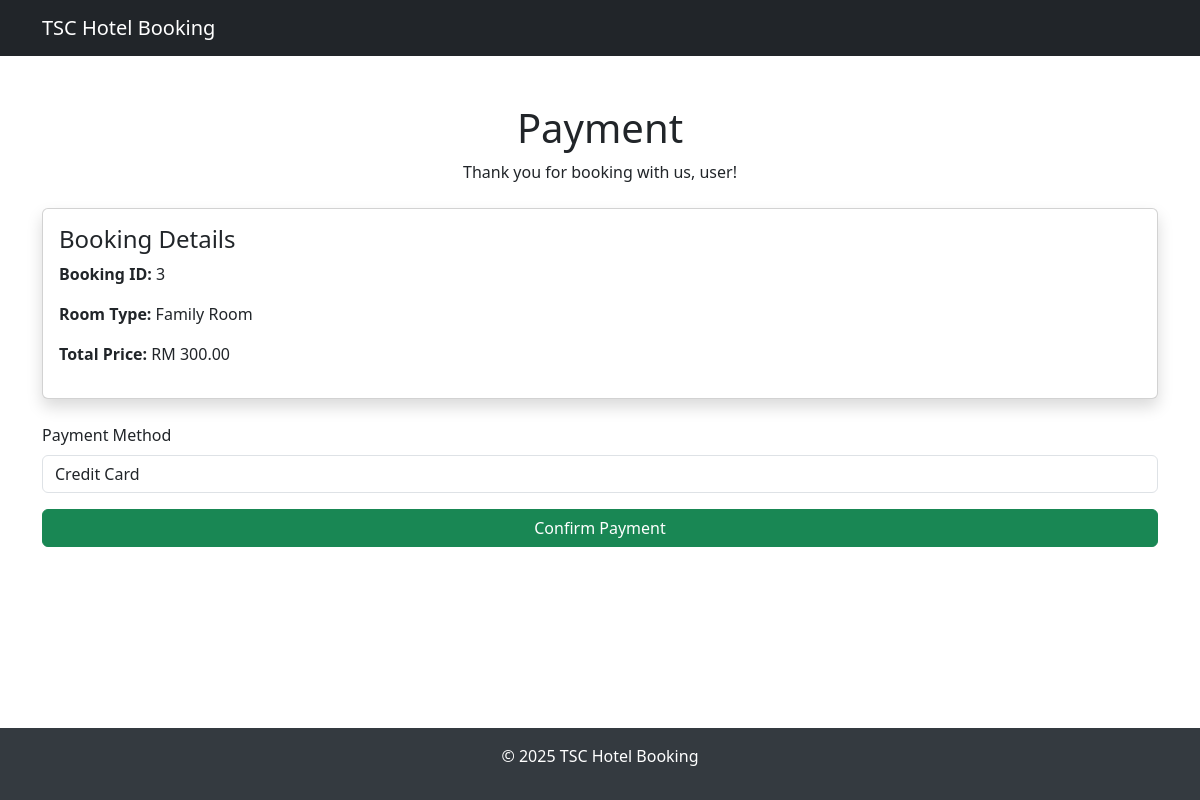
The page /payment.php?booking_id=3 (signed in) on the database its author committed.
### tables this page shows
CREATE TABLE `booking` (
  `BookingID` int(11) NOT NULL,
  `CustomerID` int(11) NOT NULL,
  `CheckInDate` date NOT NULL,
  `CheckOutDate` date NOT NULL,
  `BookingStatus` varchar(50) NOT NULL DEFAULT 'Pending',
  `NumberOfGuest` int(11) NOT NULL,
  `TotalPrice` decimal(10,2) DEFAULT NULL,
  `BookingDate` datetime DEFAULT current_timestamp()
);

CREATE TABLE `customer` (
  `CustomerID` int(11) NOT NULL,
  `Name` varchar(255) NOT NULL,
  `Email` varchar(255) NOT NULL,
  `Password` varchar(255) NOT NULL,
  `PhoneNumber` varchar(15) DEFAULT NULL,
  `CreatedAt` datetime DEFAULT current_timestamp()
);

CREATE TABLE `room` (
  `RoomID` int(11) NOT NULL,
  `RoomType` varchar(50) NOT NULL,
  `PricePerNight` decimal(10,2) NOT NULL,
  `Capacity` int(11) NOT NULL,
  `AvailabilityStatus` tinyint(1) NOT NULL DEFAULT 1
);

### payment.php (the view, shortened to what this page needs)
<?php
include('includes/db.php');
$booking_id = intval($_GET['booking_id']);
$query = "
    SELECT b.BookingID, b.TotalPrice, b.BookingStatus,
           r.RoomType, r.PricePerNight,
           c.Name AS CustomerName, c.Email AS CustomerEmail
    FROM Booking b
    INNER JOIN BookingRoom br ON b.BookingID = br.BookingID
    INNER JOIN Room r ON br.RoomID = r.RoomID
    INNER JOIN Customer c ON b.CustomerID = c.CustomerID
    WHERE b.BookingID = $booking_id AND b.CustomerID = {$_SESSION['user_id']}
";
$result = mysqli_query($conn, $query);
$booking = mysqli_fetch_assoc($result);
?>
<!DOCTYPE html>
<html lang="en">
<head>
    <link href="https://cdn.jsdelivr.net/npm/bootstrap@5.3.0/dist/css/bootstrap.min.css" rel="stylesheet">
</head>
<body>
    <nav class="navbar navbar-expand-lg navbar-dark bg-dark">
        <div class="container">
            <a class="navbar-brand" href="home.php">TSC Hotel Booking</a>
        </div>
    </nav>
    <main class="container my-5">
        <h1 class="text-center">Payment</h1>
        <p class="text-center">Thank you for booking with us, <?php echo htmlspecialchars($booking['CustomerName']); ?>!</p>
        <div class="card shadow mt-4">
            <div class="card-body">
                <h4>Booking Details</h4>
                <p><strong>Booking ID:</strong> <?php echo htmlspecialchars($booking['BookingID']); ?></p>
                <p><strong>Room Type:</strong> <?php echo htmlspecialchars($booking['RoomType']); ?></p>
                <p><strong>Total Price:</strong> RM <?php echo htmlspecialchars($booking['TotalPrice']); ?></p>
            </div>
        </div>
        <form method="POST" class="mt-4">
            <div class="mb-3">
                <label for="payment_method" class="form-label">Payment Method</label>
                <select name="payment_method" class="form-control" required>
                    <option value="Credit Card">Credit Card</option>
                </select>
            </div>
            <button type="submit" class="btn btn-success w-100">Confirm Payment</button>
        </form>
    </main>
    <footer>
        <div class="container">
            <p>&copy; 2025 TSC Hotel Booking</p>
        </div>
    </footer>
</body>
</html>

### payment.php (style rules this page uses)
body { display: flex; flex-direction: column; min-height: 100vh; }
main { flex: 1; }
footer { background-color: #343a40; color: white; text-align: center; padding: 1rem 0; }

### rows shown on the page
booking: CustomerID.Name "user", BookingID "3", room.RoomType "Family Room", TotalPrice "300.00"
